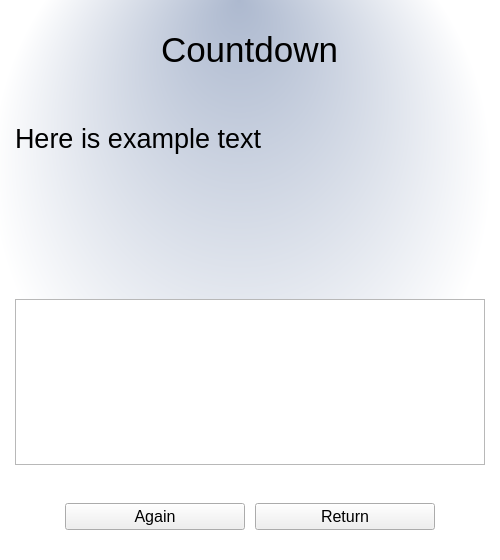
<?xml version="1.0" encoding="UTF-8"?>
<ui version="4.0">
 <class>test_widget</class>
 <widget class="QWidget" name="test_widget">
  <property name="enabled">
   <bool>true</bool>
  </property>
  <property name="geometry">
   <rect>
    <x>0</x>
    <y>0</y>
    <width>500</width>
    <height>560</height>
   </rect>
  </property>
  <property name="sizePolicy">
   <sizepolicy hsizetype="Fixed" vsizetype="Fixed">
    <horstretch>0</horstretch>
    <verstretch>0</verstretch>
   </sizepolicy>
  </property>
  <property name="font">
   <font>
    <pointsize>12</pointsize>
   </font>
  </property>
  <property name="windowTitle">
   <string>Form</string>
  </property>
  <property name="styleSheet">
   <string notr="true">#test_widget {background-color:qradialgradient(spread:pad, cx:0.483682, cy:0.307, radius:0.5, fx:0.478, fy:0, stop:0 rgba(173, 185, 207, 255), stop:1 rgba(255, 255, 255, 255))}</string>
  </property>
  <layout class="QVBoxLayout" name="verticalLayout" stretch="1,2,2,0,0">
   <property name="spacing">
    <number>10</number>
   </property>
   <property name="leftMargin">
    <number>15</number>
   </property>
   <property name="topMargin">
    <number>30</number>
   </property>
   <property name="rightMargin">
    <number>15</number>
   </property>
   <property name="bottomMargin">
    <number>30</number>
   </property>
   <item alignment="Qt::AlignHCenter|Qt::AlignTop">
    <widget class="QLabel" name="countdown_label">
     <property name="font">
      <font>
       <pointsize>26</pointsize>
      </font>
     </property>
     <property name="text">
      <string>Countdown</string>
     </property>
    </widget>
   </item>
   <item>
    <widget class="QLabel" name="text_label">
     <property name="font">
      <font>
       <pointsize>20</pointsize>
      </font>
     </property>
     <property name="text">
      <string>Here is example text</string>
     </property>
     <property name="alignment">
      <set>Qt::AlignLeading|Qt::AlignLeft|Qt::AlignTop</set>
     </property>
     <property name="wordWrap">
      <bool>true</bool>
     </property>
    </widget>
   </item>
   <item>
    <widget class="QPlainTextEdit" name="textinput_textedit">
     <property name="enabled">
      <bool>true</bool>
     </property>
     <property name="maximumSize">
      <size>
       <width>16777215</width>
       <height>167</height>
      </size>
     </property>
     <property name="font">
      <font>
       <pointsize>16</pointsize>
      </font>
     </property>
    </widget>
   </item>
   <item alignment="Qt::AlignHCenter">
    <widget class="QLabel" name="results_label">
     <property name="text">
      <string/>
     </property>
     <property name="alignment">
      <set>Qt::AlignCenter</set>
     </property>
    </widget>
   </item>
   <item>
    <layout class="QHBoxLayout" name="buttons_layout">
     <property name="spacing">
      <number>10</number>
     </property>
     <property name="leftMargin">
      <number>50</number>
     </property>
     <property name="rightMargin">
      <number>50</number>
     </property>
     <item>
      <widget class="QPushButton" name="again_button">
       <property name="text">
        <string>Again</string>
       </property>
      </widget>
     </item>
     <item>
      <widget class="QPushButton" name="return_button">
       <property name="text">
        <string>Return</string>
       </property>
      </widget>
     </item>
    </layout>
   </item>
  </layout>
 </widget>
 <resources/>
 <connections/>
</ui>
